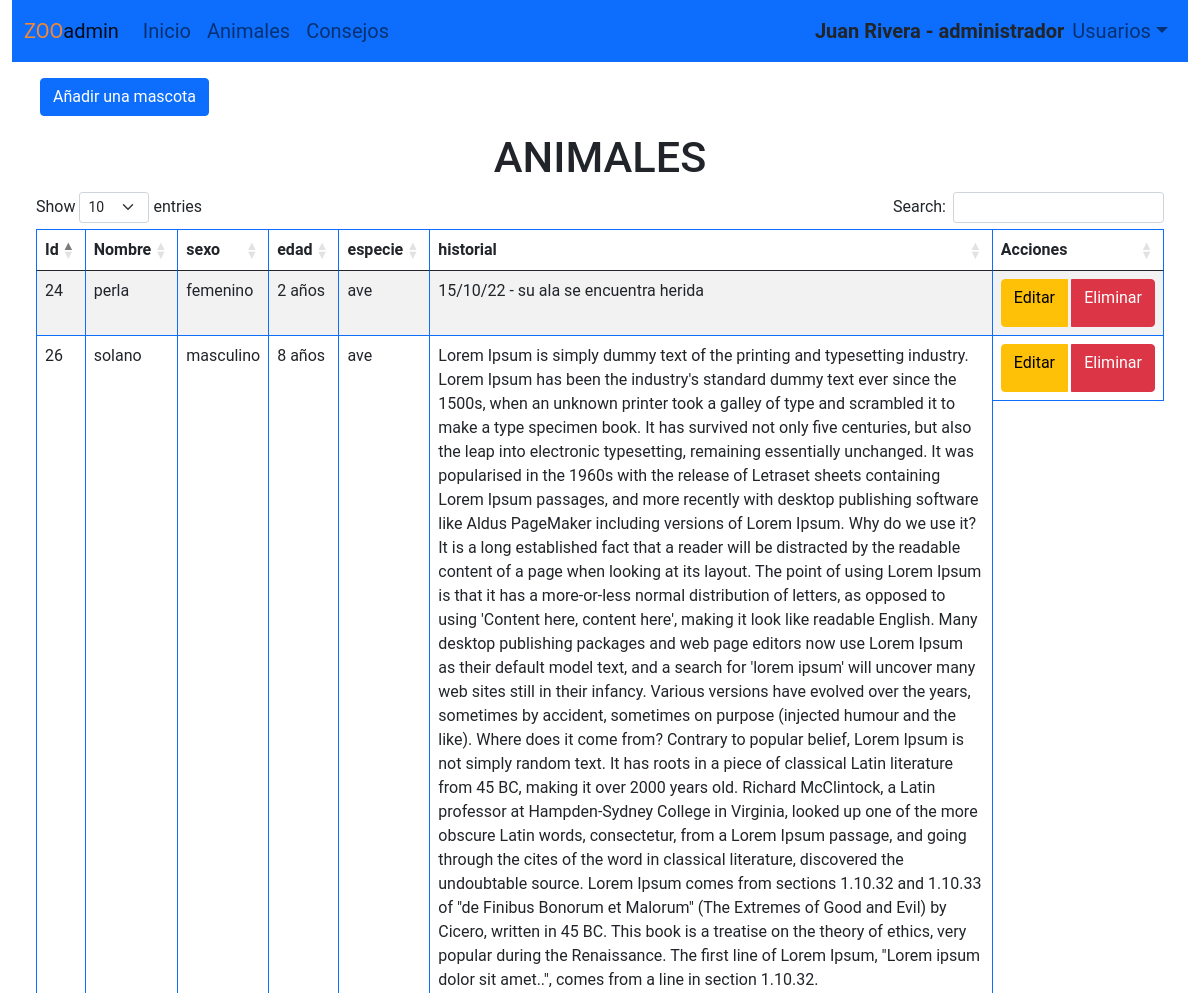
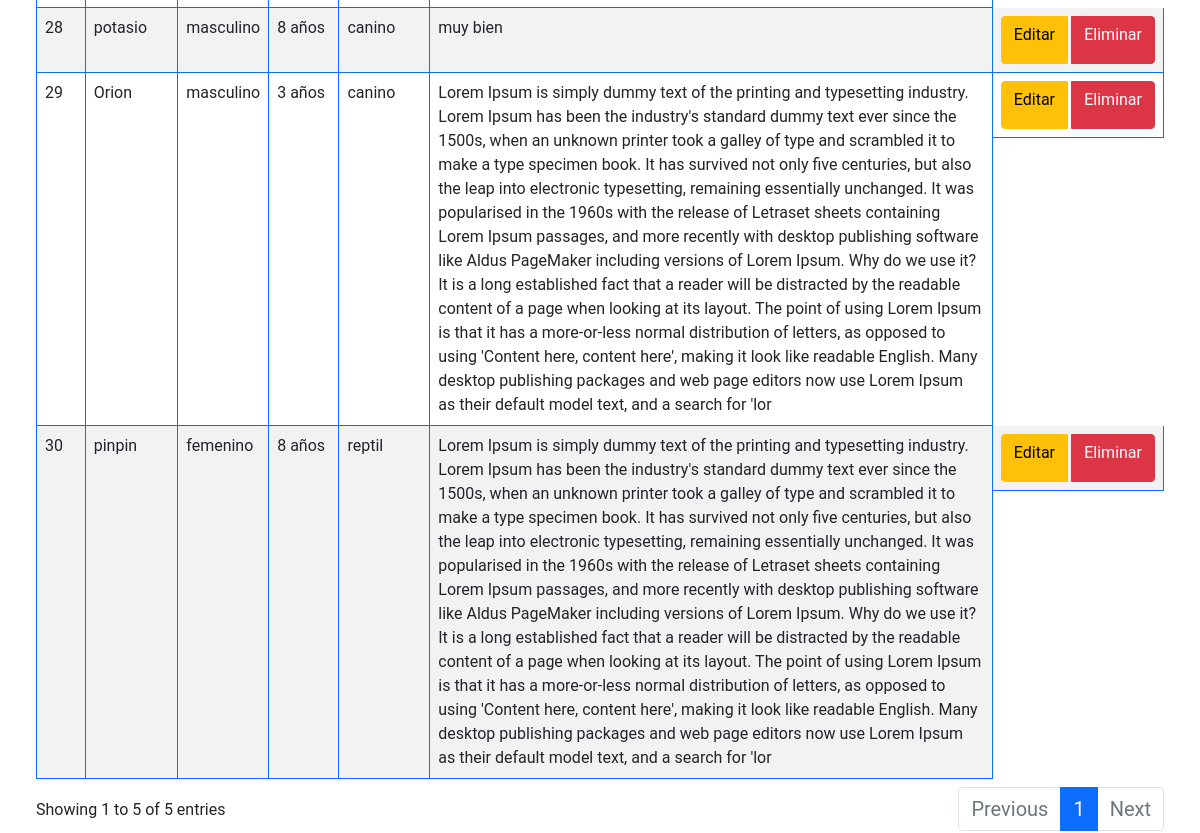
/index.php?controlador=animales&accion=mostrar (signed in), run on the app's committed database (2 pictures, top to bottom).
### tables this page shows
CREATE TABLE `animales` (
  `id_animal` int(11) NOT NULL,
  `nombre` varchar(50) NOT NULL,
  `sexo` varchar(50) NOT NULL,
  `edad` varchar(50) NOT NULL,
  `especie` varchar(20) NOT NULL,
  `historial_med` longtext NOT NULL,
  `id_usuario` int(20) NOT NULL
);

### index.php (called while the page is built, shortened)
<?php
    include_once ("vistas/plantilla.php");
?>

### controladores/controlador_animales.php (called while the page is built, shortened)
<?php
    include_once("modelos/animal.php");
    class Controladoranimales {
        public function mostrar(){
            if ($_SESSION["usuario"]['perfil'] == "administrador"){
            $datosanimales=animal::consultaranimales();
        }
        else{
            $id = $_SESSION["usuario"]['id'];
             $datosanimales=animal::consultaranimalesusuario($id); }
            include_once "vistas/animales/mostrar.php";
        }
    }
?>

### ruteador.php (called while the page is built, shortened)
<?php
    $objcontrolador = new $controlador();
    $objcontrolador -> $getaccion();
?>

### modelos/animal.php (called while the page is built, shortened)
<?php
    class animal{
    public function __construct ($idA,$nombreA,$sexoA,$edadA,$especieA,$historialM){
        $this->idanimal=$idA;
        $this->nombreanimal=$nombreA;
        $this->sexoanimal=$sexoA;
        $this->edadanimal=$edadA;
        $this->especieanimal=$especieA;
        $this->historialmedico=$historialM;
    }
    public static function consultaranimales(){
        $listaanimales=[];
        $dbConexion=baseDatos::crearInstancia();
        $sql=$dbConexion->query ("SELECT * FROM animales");
        foreach($sql->fetchall() as $animal){
            $listaanimales []=new animal ($animal['id_animal'],$animal['nombre'],$animal['sexo'],$animal['edad'],$animal['especie'],$animal['historial_med']);
        }
        return $listaanimales;
    }
    }
?>

### vistas/animales/mostrar.php (the view, shortened to what this page needs)
<div class="container">
    <div class="btn-group p-3" role="group" aria-label="">
        <a href="index.php?controlador=animales&accion=crear" class= "btn btn-primary">Añadir una mascota</a>
    </div>
    <h2 class="text-center">ANIMALES</h2>
    <div class="container">
        <table id="productos" class="table table-bordered border-primary table-striped table-hover">
            <thead>
                <tr>
                    <th>Id</th>
                    <th>Nombre</th>
                    <th>sexo</th>
                    <th>edad</th>
                    <th>especie</th>
                    <th>historial</th>
                    <th>Acciones</th>
                </tr>
            </thead>
            <tbody>
                <?php foreach($datosanimales as $p) { ?>
                <tr>
                    <td>   <?php echo $p->idanimal  ?>   </td>
                    <td>   <?php echo $p->nombreanimal  ?>   </td>
                    <td>   <?php echo $p->sexoanimal  ?>   </td>
                    <td>   <?php echo $p->edadanimal  ?>   </td>
                    <td>   <?php echo $p->especieanimal  ?>   </td>
                    <td>   <?php echo $p->historialmedico  ?>   </td>
                    <td class="d-flex flex-row justify-content-center">
                        <div class="btn-group" role="group">
                            <a href="index.php?controlador=animales&accion=actualizarRegistro&id_animal=<?php echo $p->idanimal  ?>" class="btn btn-warning">Editar</a>&nbsp &nbsp
                            <a href="index.php?controlador=animales&accion=borrarRegistro&id_animal=<?php echo $p->idanimal  ?>" class="btn btn-danger" onclick="return confirmar(<?php echo $p->idanimal ?>)">Eliminar</a>
                        </div>
                    </td>
                </tr>
                <?php } ?>
            </tbody>
        </table>
    </div>
</div>

### vistas/plantilla.php (shortened to what this page needs)
<!DOCTYPE html>
<html lang="es">
<head>
    <link href="https://cdn.jsdelivr.net/npm/bootstrap@5.0.2/dist/css/bootstrap.min.css" rel="stylesheet">
    <link rel="stylesheet" href="https://cdnjs.cloudflare.com/ajax/libs/twitter-bootstrap/5.1.3/css/bootstrap.min.css">
    <link rel="stylesheet" href="https://cdn.datatables.net/1.12.1/css/dataTables.bootstrap5.min.css">
    <link rel="stylesheet" href="./vistas/recursos/css/styles.css">
</head>
<body>
    <div class="container-fluid">
        <?php
            include_once ("modulos/navbar.php");
            include_once ("./ruteador.php");
        ?>
    </div>
</body>
</html>

### vistas/modulos/navbar.php (shortened to what this page needs)
<?php
    if(isset($_SESSION["usuario"])){
        $tipoUsuario = $_SESSION["usuario"]['perfil'];
    }else{
        $tipoUsuario = "";
    }
?>
<?php
if ($tipoUsuario == "administrador"){
?>
    <nav class="navbar navbar-expand-sm navbar-light bg-primary">
      <div class="container">
        <a class="navbar-brand" href="#"><span class="color-acento">ZOO</span>admin</a>
        <div class="collapse navbar-collapse" id="collapsibleNavId">
            <ul class="navbar-nav me-auto mt-2 mt-lg-0">
                <li class="nav-item active">
                    <a class="nav-link" href="index.php?controlador=paginas&accion=inicio">Inicio <span class="visually-hidden">(current)</span></a>
                </li>
                <li class="nav-item ">
                    <a class="nav-link" href="index.php?controlador=animales&accion=mostrar" >Animales</a>
                </li>
                <li class="nav-item">
                    <a class="nav-link" href="index.php?controlador=paginas&accion=consejos">Consejos</a>
                </li>
            </ul>
            <ul  class = "nav navbar-nav navbar-right ">
                <li class = "d-flex my-auto">
                    <?php
                        if (isset($_SESSION["usuario"])){
                            echo '<strong>';
                            echo "".$_SESSION["usuario"]['nombre']."&nbsp-&nbsp".$_SESSION["usuario"]['perfil'];
                            echo '</strong>';
                        }
                    ?>
                </li>
                <li class="nav-item dropdown">
                    <a class="nav-link dropdown-toggle" href="#" id="dropdownId" data-bs-toggle="dropdown" aria-haspopup="true" aria-expanded="false">Usuarios</a>
                </li>
            </ul>
        </div>
      </div>
    </nav>
<?php
}
?>

### vistas/recursos/css/styles.css (style rules this page uses)
* { box-sizing: border-box; }
html { scroll-behavior: smooth; }
body { font-family: 'Roboto', sans-serif; margin: 0; }
h2 { font-size: 2.7em; }
ul { list-style: none; }
li { font-size: 1.25em; }
.container { max-width: 1400px; margin: auto; }
.color-acento { color:#f7882f }

### data on the page
animales: id_animal "24", nombre "perla", sexo "femenino", edad "2 años", especie "ave", historial_med "15/10/22 - su ala se encuentra herida"
animales: id_animal "26", nombre "solano", sexo "masculino", edad "8 años", especie "ave", historial_med "Lorem Ipsum is simply dummy text of the printing and typesetting industry. Lorem Ipsum has been the industry's standard dummy text ever since the 1500s, when an unknown printer took a galley of type and scrambled it to make a type specimen book. It has survived not only five centuries, but also the leap into electronic typesetting, remaining essentially unchanged. It was popularised in the 1960s with the release of Letraset sheets containing Lorem Ipsum passages, and more recently with desktop publishing software like Aldus PageMaker including versions of Lorem Ipsum. Why do we use it? It is a long established fact that a reader will be distracted by the readable content of a page when…"
animales: id_animal "28", nombre "potasio", sexo "masculino", edad "8 años", especie "canino", historial_med "muy bien"
animales: id_animal "29", nombre "Orion", sexo "masculino", edad "3 años", especie "canino", historial_med "Lorem Ipsum is simply dummy text of the printing and typesetting industry. Lorem Ipsum has been the industry's standard dummy text ever since the 1500s, when an unknown printer took a galley of type and scrambled it to make a type specimen book. It has survived not only five centuries, but also the leap into electronic typesetting, remaining essentially unchanged. It was popularised in the 1960s with the release of Letraset sheets containing Lorem Ipsum passages, and more recently with desktop publishing software like Aldus PageMaker including versions of Lorem Ipsum. Why do we use it? It is a long established fact that a reader will be distracted by the readable content of a page when…"
animales: id_animal "30", nombre "pinpin", sexo "femenino", edad "8 años", especie "reptil", historial_med "Lorem Ipsum is simply dummy text of the printing and typesetting industry. Lorem Ipsum has been the industry's standard dummy text ever since the 1500s, when an unknown printer took a galley of type and scrambled it to make a type specimen book. It has survived not only five centuries, but also the leap into electronic typesetting, remaining essentially unchanged. It was popularised in the 1960s with the release of Letraset sheets containing Lorem Ipsum passages, and more recently with desktop publishing software like Aldus PageMaker including versions of Lorem Ipsum. Why do we use it? It is a long established fact that a reader will be distracted by the readable content of a page when…"

### other printed values
$_SESSION["usuario"]['nombre'] "Juan Rivera"
$_SESSION["usuario"]['perfil'] "administrador"
